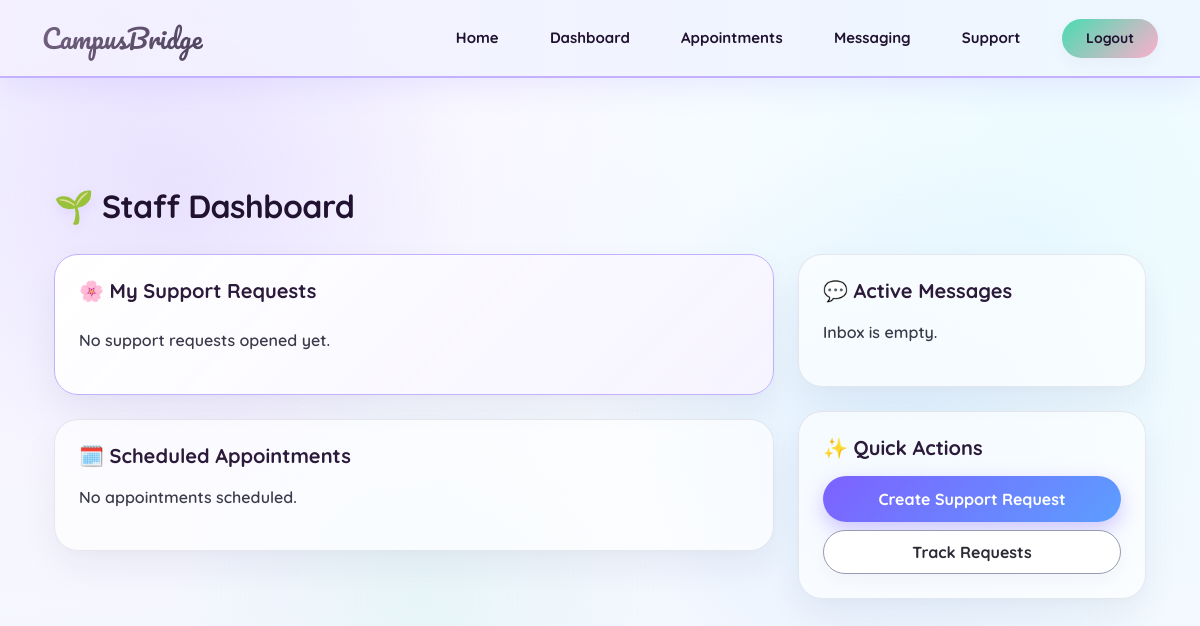
The page /dashboard/staff/ (signed in) on the database as committed earlier.
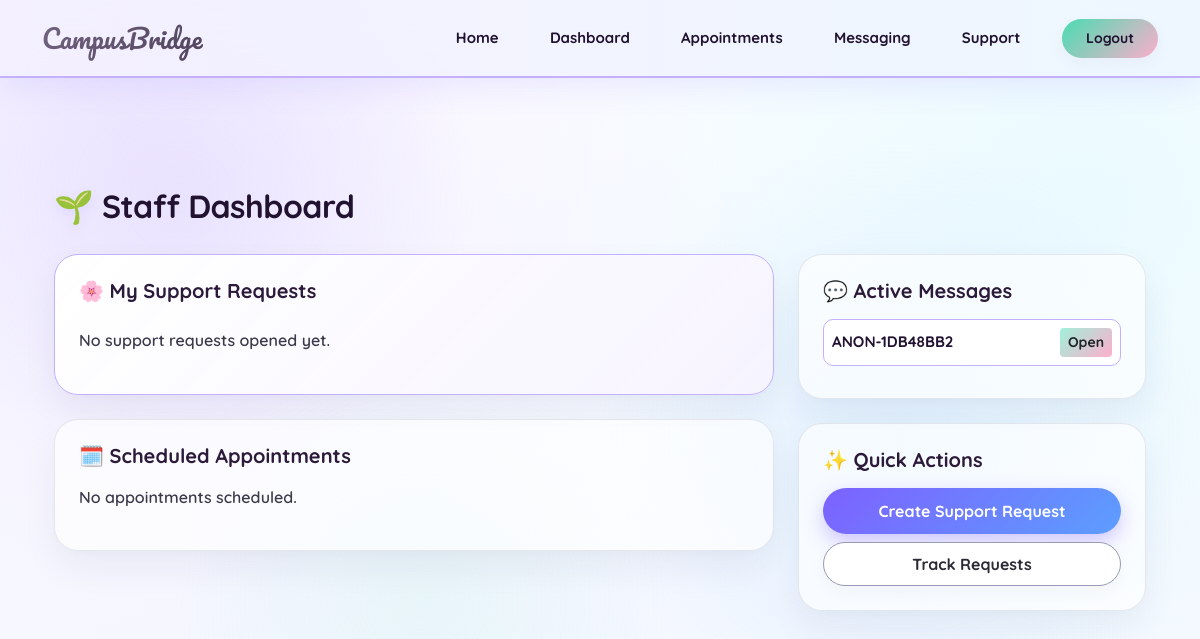
The same page on the database as committed later.
### messaging/models.py (models this page shows, shortened)
class Conversation(models.Model):
    anonymous_profile = models.ForeignKey(
        "support.AnonymousProfile",
        on_delete=models.CASCADE,
        related_name="conversations"
    )
    counselor = models.ForeignKey(
        User,
        on_delete=models.CASCADE,
        related_name="counselor_conversations"
    )
    created_at = models.DateTimeField(auto_now_add=True)

### support/models.py (models this page shows, shortened)
class AnonymousProfile(models.Model):
    user=models.OneToOneField(User,on_delete=models.CASCADE)
    anon_id=models.CharField(max_length=20,unique=True,blank=True)

### accounts/views.py (the view)
# urls.py: path('dashboard/staff/', staff_dashboard, name='staff_dashboard'),
@login_required
def staff_dashboard(request):
    profile = request.user.anonymousprofile
    support_requests = SupportRequest.objects.filter(
        anonymous_profile=profile
    )
    appointments = Appointment.objects.filter(
        anonymous_profile=profile
    )
    conversations = Conversation.objects.filter(
        anonymous_profile=profile
    )
    return render(request, 'dashboards/staff.html', {
        'support_requests': support_requests,
        'appointments': appointments,
        'conversations': conversations,
    })

### templates/dashboards/staff.html (shortened to what this page needs)
{% extends 'base.html' %}
{% block content %}
<div class="container mt-4 animate-entrance">
  <div class="d-flex align-items-center mb-4 gap-2">
    <div style="font-size: 2rem; filter: drop-shadow(0 4px 6px rgba(195, 176, 255, 0.3));">🌱</div>
    <h2 class="mb-0 dashboard-heading">Staff Dashboard</h2>
  </div>
  <div class="row g-4">
    <div class="col-lg-8">
      <div class="card p-4 mb-4 animate-entrance delay-1" style="background: linear-gradient(135deg, rgba(255, 255, 255, 0.98), rgba(246, 243, 255, 0.95)); border-color: #c3b0ff;">
        <div class="d-flex justify-content-between align-items-center mb-4">
          <h5 class="mb-0 section-title">🌸 My Support Requests</h5>
        </div>
        {% for s in support_request %}
          <div class="card p-3 mb-3 item-card">
            <h6 style="color:#201230;font-weight:800;">{{ s.title }}</h6>
            <span class="badge status-badge">{{ s.status }}</span>
          </div>
        {% empty %}
          <p class="card-sub-text">No support requests opened yet.</p>
        {% endfor %}
      </div>
      <div class="card p-4 animate-entrance delay-2">
        <h5 class="section-title mb-3">🗓️ Scheduled Appointments</h5>
        {% for a in appointments %}
          <div class="card p-3 mb-2 item-card">
            <div style="font-weight:800;">{{ a.slot.date }}</div>
            <div class="card-sub-text">{{ a.slot.time_slot }} • {{ a.status }}</div>
          </div>
        {% empty %}
          <p class="card-sub-text">No appointments scheduled.</p>
        {% endfor %}
      </div>
    </div>
    <div class="col-lg-4">
      <div class="card p-4 mb-4 animate-entrance delay-2">
        <h5 class="mb-3 section-title">💬 Active Messages</h5>
        {% for c in conversations %}
          <div class="d-flex justify-content-between align-items-center p-2 mb-2"
               style="background:#fff;border:1px solid #c3b0ff;border-radius:10px;">
            <span style="color:#201230;font-weight:700;font-size:0.95rem;">
              {% if request.user.role == "counselor" %}
                  {{ c.anonymous_profile.anon_id }}
              {% else %}
                  {{ c.counselor.username }}
              {% endif %}
            </span>
            <a href="{% url 'chat' c.id %}"
               class="btn btn-sm fw-bold"
               style="background:linear-gradient(135deg,#a1f0da,#fcaecb);border:none;">
               Open
            </a>
          </div>
        {% empty %}
          <p class="card-sub-text">Inbox is empty.</p>
        {% endfor %}
      </div>
      <div class="card p-4 animate-entrance delay-3">
        <h5 class="section-title mb-3">✨ Quick Actions</h5>
        <a href="{% url 'create_request' %}" class="btn btn-primary w-100 mb-2">Create Support Request</a>
        <a href="{% url 'track_requests' %}" class="btn btn-secondary-custom w-100">Track Requests</a>
      </div>
    </div>
  </div>
</div>
{% endblock %}

Rows that differ between the two databases and show on the page:
added Conversation: anonymous_profile.anon_id "ANON-1DB48BB2"
Other text that changed with them:
text no longer shown: "Inbox is empty."
